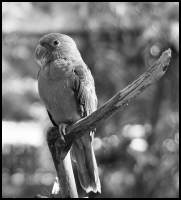
#> input picture week_1/demo_2.png, 181 x 200 px
$ python demo_2.py
#> lines starting #> are read from the running program, lines starting #| are printed output that depends on the picture
import cv2
import numpy as np
import matplotlib.pyplot as plt
import sys

# g(x,y)=a⋅(f(x,y))**γ

# Đọc ảnh grayscale
img = cv2.imread("demo_2.png", cv2.IMREAD_GRAYSCALE)
#> img is the input picture: shape (200, 181); min 0, max 254, mean 115.2
rows, cols = img.shape
#> rows = 200; cols = 181

gamma = 1.5   # chỉnh gamma

if len(sys.argv) > 1:
    gamma = float(sys.argv[1])

# chuẩn bị ảnh kết quả
img_gamma = np.zeros_like(img)

for i in range(rows):
    for j in range(cols):
        # chuẩn hóa về [0,1]
        norm_val = img[i, j] / 255.0
        # gamma correction
        new_val = 255 * (norm_val ** gamma)
        # ép về int và gán lại
        img_gamma[i, j] = int(new_val)
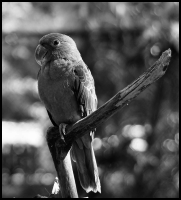
#> img_gamma: shape (200, 181); min 0, max 253, mean 84.1

plt.subplot(1,2,1)
plt.imshow(img, cmap="gray")
plt.title("Original")
plt.axis("off")

plt.subplot(1,2,2)
plt.imshow(img_gamma, cmap="gray")
plt.title(f"Gamma = {gamma}")
plt.axis("off")

plt.show()
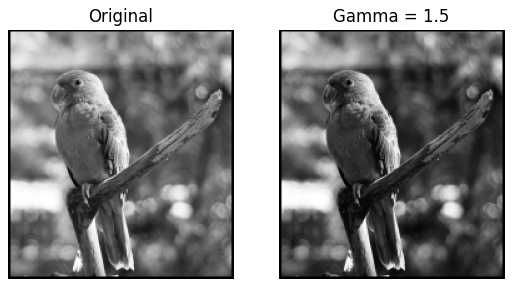
#> figure drawn by matplotlib, 2 panels

$ run again, with week_1/demo_1.png copied over week_1/demo_2.png
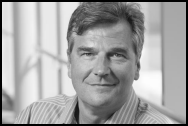
#> input picture week_1/demo_1.png, 188 x 126 px
#> img is the input picture: shape (126, 188); min 0, max 253, mean 162.5
#> after the loop `for i in range(rows):`:
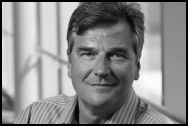
#> img_gamma: shape (126, 188); min 0, max 252, mean 137.1
#> `plt.show()`:
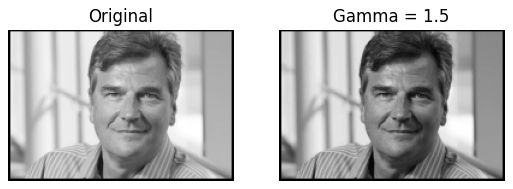
#> figure drawn by matplotlib, 2 panels
